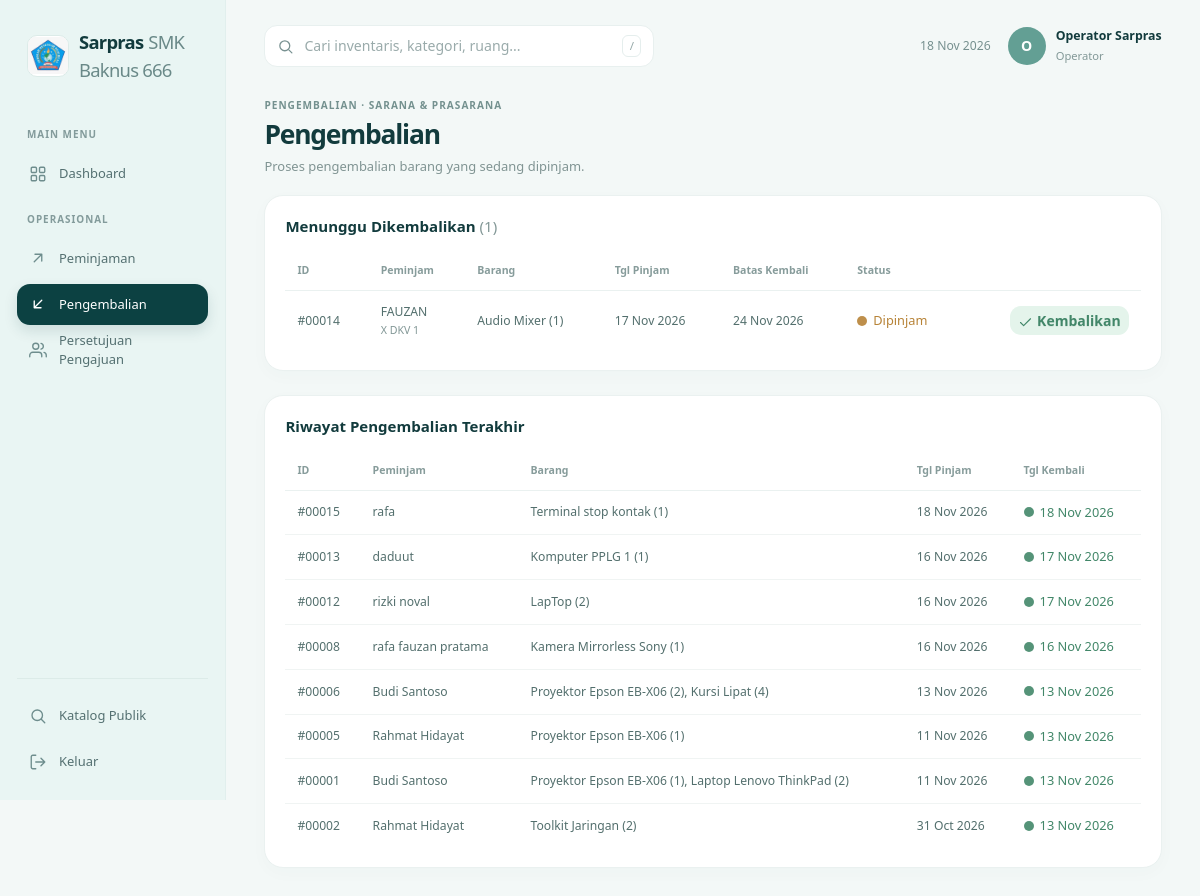
The app's page /pages/pengembalian.php (signed in) with its own data.
### tables this page shows
CREATE TABLE `peminjaman` (
  `id_peminjaman` int(11) NOT NULL,
  `tanggal_pinjam` date NOT NULL,
  `batas_kembali` date NOT NULL,
  `tanggal_kembali` date DEFAULT NULL,
  `status_peminjaman` enum('Dipinjam','Dikembalikan') NOT NULL DEFAULT 'Dipinjam',
  `id_pegawai` int(11) NOT NULL,
  `id_petugas` int(11) DEFAULT NULL,
  `dicatat_pada` datetime NOT NULL DEFAULT current_timestamp(),
  `dikembalikan_pada` datetime DEFAULT NULL
);

CREATE TABLE `pegawai` (
  `id_pegawai` int(11) NOT NULL,
  `nama_pegawai` varchar(100) NOT NULL,
  `nip` varchar(30) NOT NULL,
  `jabatan` varchar(60) NOT NULL,
  `alamat` varchar(255) DEFAULT NULL,
  `aktif` tinyint(1) NOT NULL DEFAULT 1
);

### app/Auth.php (called while the page is built, shortened)
<?php
class Auth
{
    public static function user(): ?array
    {
        return $_SESSION['user'] ?? null;
    }
    public static function is(string $level): bool
    {
        return (self::user()['level'] ?? '') === $level;
    }
}

### app/init.php (called while the page is built, shortened)
<?php
spl_autoload_register(function (string $className): void {
    $classFile = __DIR__ . '/' . $className . '.php';
});
require_once __DIR__ . '/helpers.php';

### app/Peminjaman.php (called while the page is built, shortened)
<?php
class Peminjaman
{
    public static function daftar(string $status, int $limit = 0): array
    {
        $sortOrder = $status === 'Dipinjam'
            ? 'p.batas_kembali ASC'
            : 'p.dikembalikan_pada DESC';
        $limitSql = $limit ? ' LIMIT ' . (int)$limit : '';
        $sql = "SELECT p.id_peminjaman, p.tanggal_pinjam, p.batas_kembali,
                       p.tanggal_kembali, p.status_peminjaman, g.nama_pegawai, g.jabatan,
                       (p.status_peminjaman='Dipinjam' AND p.batas_kembali < CURDATE()) AS terlambat,
                       GROUP_CONCAT(CONCAT(i.nama,' (',d.jumlah,')') SEPARATOR ', ') AS barang
                  FROM peminjaman p
                  JOIN pegawai g ON g.id_pegawai=p.id_pegawai
                  JOIN detail_pinjam d ON d.id_peminjaman=p.id_peminjaman
                  JOIN inventaris i ON i.id_inventaris=d.id_inventaris
                 WHERE p.status_peminjaman=?
                 GROUP BY p.id_peminjaman
                 ORDER BY $sortOrder$limitSql";
        return Database::all($sql, [$status]);
    }
}

### app/Database.php (called while the page is built, shortened)
<?php
class Database
{
    private static ?PDO $pdo = null;
    public static function conn(): PDO
    {
        return self::$pdo ??= new PDO(
            'mysql:host=' . DB_HOST . ';dbname=' . DB_NAME . ';charset=utf8mb4',
            DB_USER,
            DB_PASS,
            [
                PDO::ATTR_ERRMODE => PDO::ERRMODE_EXCEPTION,
                PDO::ATTR_DEFAULT_FETCH_MODE => PDO::FETCH_ASSOC,
            ]
        );
    }
    public static function q(string $sql, array $p = []): PDOStatement
    {
        $statement = self::conn()->prepare($sql);
        $statement->execute($p);
        return $statement;
    }
    public static function all(string $sql, array $p = []): array
    {
        return self::q($sql, $p)->fetchAll();
    }
}

### pages/pengembalian.php (the view, shortened to what this page needs)
<?php
require __DIR__ . '/../app/init.php';
$activeLoans = Peminjaman::daftar('Dipinjam');
$recentReturns = Peminjaman::daftar('Dikembalikan', 8);
$title = 'Pengembalian';
$sub = 'Proses pengembalian barang yang sedang dipinjam.';
require __DIR__ . '/../includes/header.php';
?>
<div class="panel panel-mint mb-4">
  <div class="panel-title">Menunggu Dikembalikan <span class="text-muted fw-normal">(<?= count($activeLoans) ?>)</span></div>
  <div class="table-responsive">
    <table class="tbl">
      <thead><tr><th>ID</th><th>Peminjam</th><th>Barang</th><th>Tgl Pinjam</th><th>Batas Kembali</th><th>Status</th><th></th></tr></thead>
      <tbody>
      <?php foreach ($activeLoans as $loan): ?>
        <tr>
          <td>#<?= str_pad($loan['id_peminjaman'], 5, '0', STR_PAD_LEFT) ?></td>
          <td><?= e($loan['nama_pegawai']) ?><br><small class="text-muted"><?= e($loan['jabatan']) ?></small></td>
          <td><?= e($loan['barang']) ?></td>
          <td><?= tgl($loan['tanggal_pinjam']) ?></td>
          <td><?= tgl($loan['batas_kembali']) ?></td>
          <td><?= $loan['terlambat'] ? '<span class="st st-danger">Terlambat</span>' : '<span class="st st-warn">Dipinjam</span>' ?></td>
          <td class="text-end">
            <form method="post" data-confirm="Proses pengembalian peminjaman ini?">
              <button class="btn btn-sm btn-ok-soft"><?= icon('check', 15) ?> Kembalikan</button>
            </form>
          </td>
        </tr>
      <?php endforeach ?>
      </tbody>
    </table>
  </div>
</div>
<div class="panel panel-blue">
  <div class="panel-title">Riwayat Pengembalian Terakhir</div>
  <div class="table-responsive">
    <table class="tbl">
      <thead><tr><th>ID</th><th>Peminjam</th><th>Barang</th><th>Tgl Pinjam</th><th>Tgl Kembali</th></tr></thead>
      <tbody>
      <?php foreach ($recentReturns as $loan): ?>
        <tr>
          <td>#<?= str_pad($loan['id_peminjaman'], 5, '0', STR_PAD_LEFT) ?></td>
          <td><?= e($loan['nama_pegawai']) ?></td>
          <td><?= e($loan['barang']) ?></td>
          <td><?= tgl($loan['tanggal_pinjam']) ?></td>
          <td><span class="st st-ok"><?= tgl($loan['tanggal_kembali']) ?></span></td>
        </tr>
      <?php endforeach ?>
      </tbody>
    </table>
  </div>
</div>
<?php require __DIR__ . '/../includes/footer.php'; ?>

### includes/header.php (shortened to what this page needs)
<?php
$user = Auth::user();
$availableMenuItems = array_values(array_filter(
    menu_items(),
    fn($item) => in_array($user['level'], $item[3], true)
));
$currentPage = 'pages/' . basename($_SERVER['SCRIPT_NAME'])
    . (isset($_GET['m']) ? '?m=' . $_GET['m'] : '');
$groups = [
    'MAIN MENU' => ['Dashboard'],
    'INVENTARIS' => ['Inventaris', 'Kategori', 'Ruang'],
    'OPERASIONAL' => ['Peminjaman', 'Pengembalian', 'Data Peminjam', 'Persetujuan Pengajuan', 'User Petugas'],
    'LAPORAN' => ['Laporan'],
];
?>
<!doctype html>
<html lang="id">
<head>
  <link href="<?= url('assets/vendor/bootstrap/bootstrap.min.css') ?>" rel="stylesheet">
  <link href="<?= url('assets/css/style.css') ?>?v=<?= filemtime(__DIR__ . '/../assets/css/style.css') ?>" rel="stylesheet">
</head>
<body class="app-modern">
<div class="app-layout">
  <aside class="app-sidebar">
    <a class="app-brand" href="<?= url('pages/dashboard.php') ?>">
      <span class="app-brand-mark"><img src="<?= url('assets/images/logo-baknus.png') ?>" alt="Logo SMK Baknus 666"></span>
      <span>Sarpras<span class="app-brand-light">SMK Baknus 666</span></span>
    </a>
    <nav class="app-nav" aria-label="Navigasi utama">
      <?php foreach ($groups as $group => $labels): ?>
        <?php $groupItems = array_values(array_filter($availableMenuItems, fn($item) => in_array($item[1], $labels, true))); ?>
        <?php if ($groupItems): ?>
          <div class="app-nav-label"><?= e($group) ?></div>
          <?php foreach ($groupItems as [$path, $label, $symbol]): ?>
            <a class="app-nav-link <?= $path === $currentPage ? 'active' : '' ?>" href="<?= url($path) ?>">
              <?= icon($symbol, 18) ?><span><?= e($label) ?></span>
            </a>
          <?php endforeach ?>
        <?php endif ?>
      <?php endforeach ?>
    </nav>
    <div class="app-sidebar-bottom">
      <a class="app-nav-link" href="<?= url('pages/katalog.php') ?>"><?= icon('search', 18) ?><span>Katalog Publik</span></a>
      <a class="app-nav-link app-logout" href="<?= url('logout.php') ?>"><?= icon('logout', 18) ?><span>Keluar</span></a>
    </div>
  </aside>
  <main class="app-main">
    <header class="app-topbar">
      <form class="app-search" method="get" action="<?= url('pages/katalog.php') ?>">
        <?= icon('search', 17) ?>
        <input name="q" aria-label="Cari inventaris" placeholder="Cari inventaris, kategori, ruang...">
        <span class="app-search-key">/</span>
      </form>
      <div class="app-profile">
        <span class="app-date"><?= date('d M Y') ?></span>
        <span class="app-profile-avatar"><?= e(strtoupper(substr($user['nama'], 0, 1))) ?></span>
        <span class="app-profile-name">
          <b><?= e($user['nama']) ?></b>
          <small><?= e(ucfirst($user['level'])) ?></small>
        </span>
      </div>
    </header>
    <div class="page-head">
      <div>
        <p class="app-page-eyebrow"><?= e(strtoupper($title ?? 'HALAMAN')) ?> · SARANA &amp; PRASARANA</p>
        <h1><?= e($heading ?? $title ?? '') ?></h1>
        <?php if (!empty($sub)): ?><p><?= e($sub) ?></p><?php endif ?>
      </div>
    </div>

### app/helpers.php (shortened to what this page needs)
<?php
function e($value): string
{
    return htmlspecialchars((string)$value, ENT_QUOTES, 'UTF-8');
}
function url(string $path = ''): string
{
    return BASE_URL . '/' . ltrim($path, '/');
}
function tgl(?string $date): string
{
    return $date ? date('d M Y', strtotime($date)) : '-';
}
function icon(string $name, int $size = 20): string
{
    static $paths = [
        'grid' => '<rect x="3" y="3" width="7" height="7" rx="1.5"/><rect x="14" y="3" width="7" height="7" rx="1.5"/><rect x="3" y="14" width="7" height="7" rx="1.5"/><rect x="14" y="14" width="7" height="7" rx="1.5"/>',
        'box' => '<path d="M21 8l-9-5-9 5v8l9 5 9-5z"/><path d="M3 8l9 5 9-5M12 13v8"/>',
        'tag' => '<path d="M20 12l-8 8-9-9V3h8z"/><circle cx="7.5" cy="7.5" r="1.5"/>',
        'home' => '<path d="M3 10l9-7 9 7v10a1 1 0 0 1-1 1h-5v-6H9v6H4a1 1 0 0 1-1-1z"/>',
        'users' => '<path d="M17 21v-2a4 4 0 0 0-4-4H5a4 4 0 0 0-4 4v2"/><circle cx="9" cy="7" r="4"/><path d="M23 21v-2a4 4 0 0 0-3-3.9M16 3.1a4 4 0 0 1 0 7.8"/>',
        'user' => '<path d="M20 21v-2a4 4 0 0 0-4-4H8a4 4 0 0 0-4 4v2"/><circle cx="12" cy="7" r="4"/>',
        'out' => '<path d="M7 17L17 7M8 7h9v9"/>',
        'back' => '<path d="M17 7L7 17M16 17H7V8"/>',
        'file' => '<path d="M14 2H6a2 2 0 0 0-2 2v16a2 2 0 0 0 2 2h12a2 2 0 0 0 2-2V8z"/><path d="M14 2v6h6M8 13h8M8 17h8"/>',
        'logout' => '<path d="M9 21H5a2 2 0 0 1-2-2V5a2 2 0 0 1 2-2h4M16 17l5-5-5-5M21 12H9"/>',
        'plus' => '<path d="M12 5v14M5 12h14"/>',
        'edit' => '<path d="M12 20h9M16.5 3.5a2.1 2.1 0 0 1 3 3L7 19l-4 1 1-4z"/>',
        'trash' => '<path d="M3 6h18M8 6V4h8v2M19 6l-1 14H6L5 6M10 11v6M14 11v6"/>',
        'search' => '<circle cx="11" cy="11" r="7"/><path d="M21 21l-4.3-4.3"/>',
        'bell' => '<path d="M18 8a6 6 0 0 0-12 0c0 7-3 9-3 9h18s-3-2-3-9M13.7 21a2 2 0 0 1-3.4 0"/>',
        'download' => '<path d="M21 15v4a2 2 0 0 1-2 2H5a2 2 0 0 1-2-2v-4M7 10l5 5 5-5M12 15V3"/>',
        'upload' => '<path d="M21 15v4a2 2 0 0 1-2 2H5a2 2 0 0 1-2-2v-4M17 8l-5-5-5 5M12 3v12"/>',
        'check' => '<path d="M20 6L9 17l-5-5"/>',
        'clock' => '<circle cx="12" cy="12" r="9"/><path d="M12 7v5l3 2"/>',
        'print' => '<path d="M6 9V2h12v7M6 18H4a2 2 0 0 1-2-2v-5a2 2 0 0 1 2-2h16a2 2 0 0 1 2 2v5a2 2 0 0 1-2 2h-2M6 14h12v8H6z"/>',
        'sun' => '<circle cx="12" cy="12" r="4"/><path d="M12 2v2M12 20v2M4.9 4.9l1.4 1.4M17.7 17.7l1.4 1.4M2 12h2M20 12h2M4.9 19.1l1.4-1.4M17.7 6.3l1.4-1.4"/>',
    ];
    return '<svg class="ico" width="' . $size . '" height="' . $size . '" viewBox="0 0 24 24" fill="none" stroke="currentColor" stroke-width="1.8" stroke-linecap="round" stroke-linejoin="round">'
        . ($paths[$name] ?? '')
        . '</svg>';
}
function menu_items(): array
{
    $administrator = 'administrator';
    $operator = 'operator';
    return [
        ['pages/dashboard.php', 'Dashboard', 'grid', [$administrator, $operator]],
        ['pages/peminjaman.php', 'Peminjaman', 'out', [$operator]],
        ['pages/pengembalian.php', 'Pengembalian', 'back', [$operator]],
        ['pages/master.php?m=inventaris', 'Inventaris', 'box', [$administrator]],
        ['pages/master.php?m=jenis', 'Kategori', 'tag', [$administrator]],
        ['pages/master.php?m=ruang', 'Ruang', 'home', [$administrator]],
        ['pages/master.php?m=pegawai', Auth::is($operator) ? 'Persetujuan Pengajuan' : 'Data Peminjam', 'users', [$administrator, $operator]],
        ['pages/master.php?m=petugas', 'User Petugas', 'user', [$administrator]],
        ['pages/laporan.php', 'Laporan', 'file', [$administrator]],
    ];
}

### includes/footer.php (shortened to what this page needs)
  </main>
</div>
</body>
</html>

### records on screen
peminjaman: id_peminjaman "00014", id_pegawai.nama_pegawai "FAUZAN", id_pegawai.jabatan "X DKV 1", barang "Audio Mixer (1)", tanggal_pinjam "17 Nov 2026", batas_kembali "24 Nov 2026", $size 15 (drawn)
peminjaman: id_peminjaman "00015", id_pegawai.nama_pegawai "rafa", barang "Terminal stop kontak (1)", tanggal_pinjam "18 Nov 2026", tanggal_kembali "18 Nov 2026"
peminjaman: id_peminjaman "00013", id_pegawai.nama_pegawai "daduut", barang "Komputer PPLG 1 (1)", tanggal_pinjam "16 Nov 2026", tanggal_kembali "17 Nov 2026"
peminjaman: id_peminjaman "00012", id_pegawai.nama_pegawai "rizki noval", barang "LapTop (2)", tanggal_pinjam "16 Nov 2026", tanggal_kembali "17 Nov 2026"
peminjaman: id_peminjaman "00008", id_pegawai.nama_pegawai "rafa fauzan pratama", barang "Kamera Mirrorless Sony (1)", tanggal_pinjam "16 Nov 2026", tanggal_kembali "16 Nov 2026"
peminjaman: id_peminjaman "00006", id_pegawai.nama_pegawai "Budi Santoso", barang "Proyektor Epson EB-X06 (2), Kursi Lipat (4)", tanggal_pinjam "13 Nov 2026", tanggal_kembali "13 Nov 2026"
peminjaman: id_peminjaman "00005", id_pegawai.nama_pegawai "Rahmat Hidayat", barang "Proyektor Epson EB-X06 (1)", tanggal_pinjam "11 Nov 2026", tanggal_kembali "13 Nov 2026"
peminjaman: id_peminjaman "00001", id_pegawai.nama_pegawai "Budi Santoso", barang "Proyektor Epson EB-X06 (1), Laptop Lenovo ThinkPad (2)", tanggal_pinjam "11 Nov 2026", tanggal_kembali "13 Nov 2026"
peminjaman: id_peminjaman "00002", id_pegawai.nama_pegawai "Rahmat Hidayat", barang "Toolkit Jaringan (2)", tanggal_pinjam "31 Oct 2026", tanggal_kembali "13 Nov 2026"

### other values on screen
$group "MAIN MENU"
$label "Dashboard"
$group "OPERASIONAL"
$label "Peminjaman"
$label "Pengembalian"
$label "Persetujuan Pengajuan"
substr($user['nama'], 0, 1) "O"
$user['nama'] "Operator Sarpras"
$user['level'] "Operator"
$title "PENGEMBALIAN"
$heading "Pengembalian"
$sub "Proses pengembalian barang yang sedang dipinjam."
count($activeLoans) "1"
